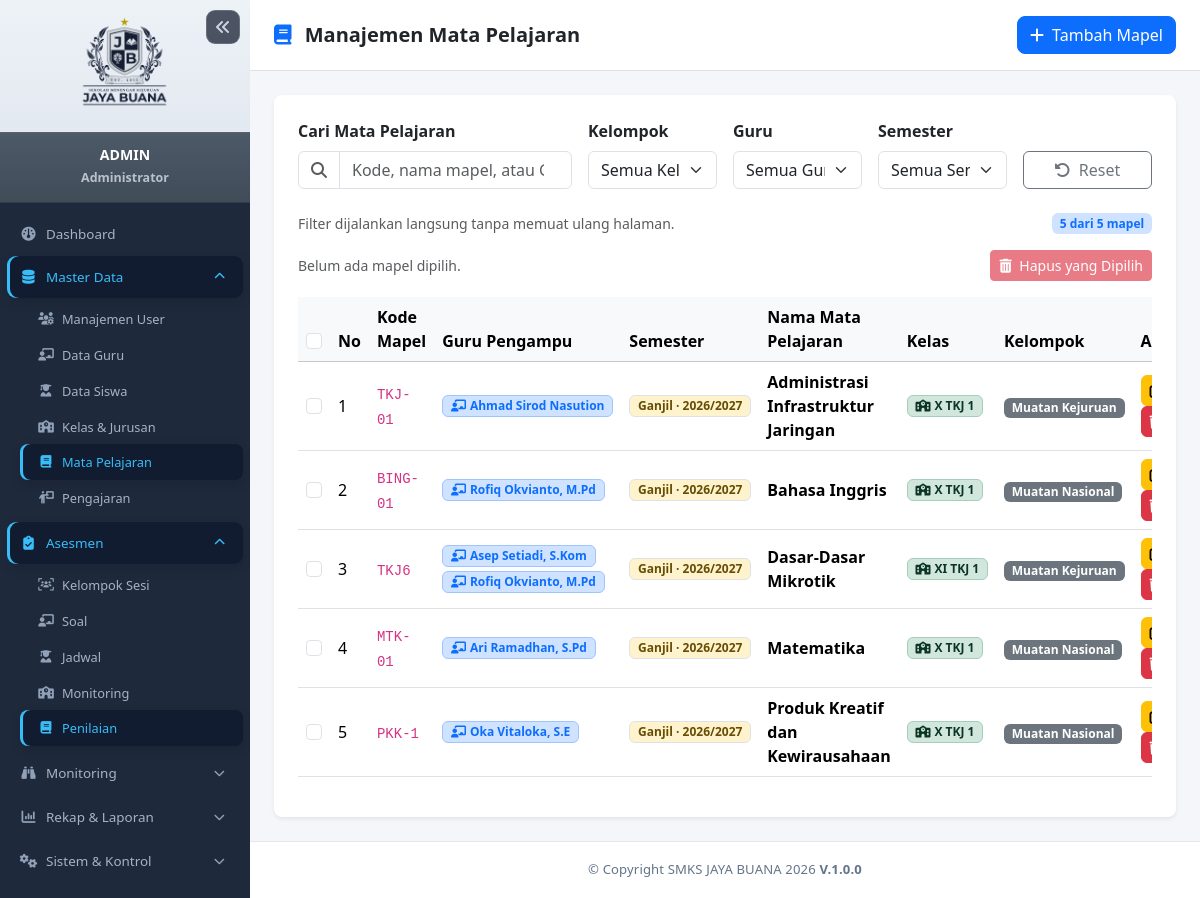
/admin/mapel.php (signed in), run on the app's committed database.
### tables this page shows
CREATE TABLE `mapel` (
  `id` int(10) UNSIGNED NOT NULL,
  `kode_mapel` varchar(20) NOT NULL,
  `nama_mapel` varchar(100) NOT NULL,
  `kelompok` varchar(50) DEFAULT 'Muatan Kejuruan',
  `created_at` timestamp NULL DEFAULT current_timestamp()
);

### config/helper.php (called while the page is built, shortened)
<?php
function sanitize($data) {
    return htmlspecialchars(trim($data), ENT_QUOTES, 'UTF-8');
}

### admin/mapel.php (the view, shortened to what this page needs)
<?php
require_once __DIR__ . '/../config/helper.php';
$db = Database::getInstance();
$stmt_list = $db->query("
    SELECT m.*,
           GROUP_CONCAT(DISTINCT g.nama_lengkap ORDER BY g.nama_lengkap SEPARATOR '||') AS nama_guru,
           GROUP_CONCAT(DISTINCT CONCAT(p.semester, '||', p.tahun_ajaran) ORDER BY p.tahun_ajaran DESC, p.semester SEPARATOR '##') AS periode_pengajaran
    FROM mapel m
    LEFT JOIN pengajaran p ON p.mapel_id = m.id
    LEFT JOIN guru g ON g.id = p.guru_id
    GROUP BY m.id
    ORDER BY m.nama_mapel ASC
");
$daftar_mapel = $stmt_list->fetchAll();
$pengajaran_per_mapel = [];
$stmt_pengajaran = $db->query("
    SELECT p.id, p.mapel_id, p.guru_id, p.tahun_ajaran, p.semester, k.nama_kelas
    FROM pengajaran p
    JOIN kelas k ON k.id = p.kelas_id
    ORDER BY k.nama_kelas, p.tahun_ajaran DESC, p.semester
");
foreach ($stmt_pengajaran->fetchAll() as $pengajaran) {
    $pengajaran_per_mapel[$pengajaran['mapel_id']][] = $pengajaran;
}
?>
<?php require_once __DIR__ . '/../includes/header.php'; ?>
<?php require_once __DIR__ . '/../includes/sidebar.php'; ?>
<div id="page-content-wrapper">
    <nav class="navbar navbar-expand-lg navbar-light bg-white border-bottom px-4 py-3">
        <div class="d-flex align-items-center justify-content-between w-100">
            <h5 class="mb-0 fw-bold"><i class="fa-solid fa-book text-primary me-2"></i> Manajemen Mata Pelajaran</h5>
            <button class="btn btn-primary rounded-3" data-bs-toggle="modal" data-bs-target="#modalTambahMapel">
                <i class="fa-solid fa-plus me-1"></i> Tambah Mapel
            </button>
        </div>
    </nav>
    <div class="container-fluid p-4">
        <div class="card border-0 shadow-sm rounded-3">
            <div class="card-body p-4">
                <div class="row g-3 align-items-end mb-4">
                    <div class="col-lg-4">
                        <label for="cariMapel" class="form-label fw-semibold">Cari Mata Pelajaran</label>
                        <div class="input-group">
                            <span class="input-group-text bg-white"><i class="fa-solid fa-magnifying-glass text-muted"></i></span>
                            <input type="search" id="cariMapel" class="form-control" placeholder="Kode, nama mapel, atau Guru">
                        </div>
                    </div>
                    <div class="col-sm-6 col-lg-2">
                        <label for="filterKelompokMapel" class="form-label fw-semibold">Kelompok</label>
                        <select id="filterKelompokMapel" class="form-select">
                            <option value="">Semua Kelompok</option>
                        </select>
                    </div>
                    <div class="col-sm-6 col-lg-2">
                        <label for="filterGuruMapel" class="form-label fw-semibold">Guru</label>
                        <select id="filterGuruMapel" class="form-select">
                            <option value="">Semua Guru</option>
                        </select>
                    </div>
                    <div class="col-sm-6 col-lg-2">
                        <label for="filterSemesterMapel" class="form-label fw-semibold">Semester</label>
                        <select id="filterSemesterMapel" class="form-select">
                            <option value="">Semua Semester</option>
                        </select>
                    </div>
                    <div class="col-sm-6 col-lg-2">
                        <button type="button" id="resetFilterMapel" class="btn btn-outline-secondary w-100">
                            <i class="fa-solid fa-rotate-left me-1"></i> Reset
                        </button>
                    </div>
                </div>
                <div class="d-flex justify-content-between align-items-center mb-3">
                    <small class="text-muted">Filter dijalankan langsung tanpa memuat ulang halaman.</small>
                    <span id="jumlahHasilMapel" class="badge bg-primary-subtle text-primary"></span>
                </div>
                <form id="formHapusMassalMapel" action="mapel.php" method="POST" onsubmit="return confirm('Hapus semua mata pelajaran yang dipilih? Tindakan ini tidak dapat dibatalkan.');">
                    <div class="d-flex flex-wrap justify-content-between align-items-center gap-2 mb-3">
                        <span id="jumlahPilihanMapel" class="small text-muted">Belum ada mapel dipilih.</span>
                        <button type="submit" id="hapusMassalMapel" class="btn btn-danger btn-sm" disabled>
                            <i class="fa-solid fa-trash-can me-1"></i> Hapus yang Dipilih
                        </button>
                    </div>
                </form>
                <div class="table-responsive">
                    <table class="table table-hover align-middle">
                        <thead class="table-light">
                            <tr>
                                <th width="45">
                                    <input type="checkbox" id="pilihSemuaMapel" class="form-check-input" aria-label="Pilih semua mapel yang terlihat">
                                </th>
                                <th width="50">No</th>
                                <th>Kode Mapel</th>
                                <th>Guru Pengampu</th>
                                <th>Semester</th>
                                <th>Nama Mata Pelajaran</th>
                                <th>Kelas</th>
                                <th>Kelompok</th>
                                <th width="150">Aksi</th>
                            </tr>
                        </thead>
                        <tbody>
                            <?php if (empty($daftar_mapel)): ?>
                                <tr>
                                    <td colspan="9" class="text-center py-4 text-muted">Belum ada data mata pelajaran yang terdaftar.</td>
                                </tr>
                            <?php else: ?>
                                <?php $no = 1; foreach ($daftar_mapel as $m): ?>
                                    <?php
                                    $penugasan_mapel = $pengajaran_per_mapel[$m['id']] ?? [];
                                    $guru_ids_mapel = array_values(array_unique(array_map(
                                        static fn($penugasan) => (string)(int)$penugasan['guru_id'],
                                        $penugasan_mapel
                                    )));
                                    $semester_mapel = array_values(array_unique(array_column($penugasan_mapel, 'semester')));
                                    $kelas_mapel = array_values(array_unique(array_column($penugasan_mapel, 'nama_kelas')));
                                    sort($kelas_mapel, SORT_NATURAL);
                                    $teks_pencarian = implode(' ', [
                                        $m['kode_mapel'],
                                        $m['nama_mapel'],
                                        $m['kelompok'] ?? '',
                                        str_replace('||', ' ', $m['nama_guru'] ?? ''),
                                        implode(' ', $kelas_mapel),
                                    ]);
                                    ?>
                                    <tr class="mapel-data-row"
                                        data-search="<?= sanitize(mb_strtolower($teks_pencarian, 'UTF-8')) ?>"
                                        data-kelompok="<?= sanitize($m['kelompok'] ?? '') ?>"
                                        data-guru="<?= sanitize(implode(',', $guru_ids_mapel)) ?>"
                                        data-semester="<?= sanitize(implode(',', $semester_mapel)) ?>">
                                        <td>
                                            <input type="checkbox" name="mapel_ids[]" value="<?= (int)$m['id'] ?>" form="formHapusMassalMapel" class="form-check-input pilih-mapel" aria-label="Pilih <?= sanitize($m['nama_mapel']) ?>">
                                        </td>
                                        <td><?= $no++ ?></td>
                                        <td><code><?= sanitize($m['kode_mapel']) ?></code></td>
                                        <td>
                                            <?php if (!empty($m['nama_guru'])): ?>
                                                <div class="d-flex flex-wrap gap-1">
                                                    <?php foreach (explode('||', $m['nama_guru']) as $nama_guru): ?>
                                                        <span class="badge bg-primary-subtle text-primary border border-primary-subtle">
                                                            <i class="fa-solid fa-chalkboard-user me-1"></i><?= sanitize($nama_guru) ?>
                                                        </span>
                                                    <?php endforeach; ?>
                                                </div>
                                            <?php else: ?>
                                                <span class="text-muted small"><i class="fa-solid fa-user-slash me-1"></i>Belum ditentukan</span>
                                            <?php endif; ?>
                                        </td>
                                        <td>
                                            <?php if (!empty($m['periode_pengajaran'])): ?>
                                                <div class="d-flex flex-wrap gap-1">
                                                    <?php foreach (explode('##', $m['periode_pengajaran']) as $periode): ?>
                                                        <?php [$semester, $tahun_ajaran] = array_pad(explode('||', $periode, 2), 2, ''); ?>
                                                        <span class="badge <?= $semester === 'Ganjil' ? 'bg-warning-subtle text-warning-emphasis' : 'bg-info-subtle text-info-emphasis' ?> border">
                                                            <?= sanitize($semester) ?> · <?= sanitize($tahun_ajaran) ?>
                                                        </span>
                                                    <?php endforeach; ?>
                                                </div>
                                            <?php else: ?>
                                                <span class="text-muted small">Belum ditentukan</span>
                                            <?php endif; ?>
                                        </td>
                                        <td><strong><?= sanitize($m['nama_mapel']) ?></strong></td>
                                        <td>
                                            <?php if ($kelas_mapel): ?>
                                                <div class="d-flex flex-wrap gap-1">
                                                    <?php foreach ($kelas_mapel as $nama_kelas): ?>
                                                        <span class="badge bg-success-subtle text-success-emphasis border border-success-subtle">
                                                            <i class="fa-solid fa-school me-1"></i><?= sanitize($nama_kelas) ?>
                                                        </span>
                                                    <?php endforeach; ?>
                                                </div>
                                            <?php else: ?>
                                                <span class="text-muted small"><i class="fa-solid fa-school-circle-xmark me-1"></i>Belum ditentukan</span>
                                            <?php endif; ?>
                                        </td>
                                        <td><span class="badge bg-secondary"><?= sanitize($m['kelompok'] ?: 'Umum') ?></span></td>
                                        <td>
                                            <button class="btn btn-sm btn-warning me-1 rounded-2"
                                                    data-bs-toggle="modal"
                                                    data-bs-target="#modalEditMapel<?= $m['id'] ?>">
                                                <i class="fa-solid fa-pen-to-square"></i>
                                            </button>
                                            <form action="mapel.php" method="POST" class="d-inline" onsubmit="return confirm('Apakah Anda yakin ingin menghapus mata pelajaran ini?');">
                                                <button type="submit" class="btn btn-sm btn-danger rounded-2"><i class="fa-solid fa-trash"></i></button>
                                            </form>
                                        </td>
                                    </tr>
                                <?php endforeach; ?>
                            <?php endif; ?>
                        </tbody>
                    </table>
                </div>
            </div>
        </div>
    </div>
</div>
<?php require_once __DIR__ . '/../includes/footer.php'; ?>

### includes/header.php (style rules this page uses)
:root { --sidebar-width: 250px; }
body { background-color: #f4f6f9; font-family: 'Segoe UI', Tahoma, Geneva, Verdana, sans-serif; }
#page-content-wrapper { flex-grow: 1; overflow-y: auto; }

### includes/footer.php (style rules this page uses)
#page-content-wrapper { display: flex; flex-direction: column; }

### data on the page
mapel: kode_mapel "TKJ-01", nama_guru "Ahmad Sirod Nasution", semester "Ganjil", tahun_ajaran "2026/2027", nama_mapel "Administrasi Infrastruktur Jaringan", id "X TKJ 1", kelompok "Muatan Kejuruan"
mapel: kode_mapel "BING-01", nama_guru "Rofiq Okvianto, M.Pd", semester "Ganjil", tahun_ajaran "2026/2027", nama_mapel "Bahasa Inggris", id "X TKJ 1", kelompok "Muatan Nasional"
mapel: kode_mapel "TKJ6", nama_guru "Asep Setiadi, S.Kom", nama_guru "Rofiq Okvianto, M.Pd", semester "Ganjil", tahun_ajaran "2026/2027", nama_mapel "Dasar-Dasar Mikrotik", id "XI TKJ 1", kelompok "Muatan Kejuruan"
mapel: kode_mapel "MTK-01", nama_guru "Ari Ramadhan, S.Pd", semester "Ganjil", tahun_ajaran "2026/2027", nama_mapel "Matematika", id "X TKJ 1", kelompok "Muatan Nasional"
mapel: kode_mapel "PKK-1", nama_guru "Oka Vitaloka, S.E", semester "Ganjil", tahun_ajaran "2026/2027", nama_mapel "Produk Kreatif dan Kewirausahaan", id "X TKJ 1", kelompok "Muatan Nasional"

### other printed values
$sidebar_profile_name "ADMIN"
$sidebar_profile_role "Administrator"
